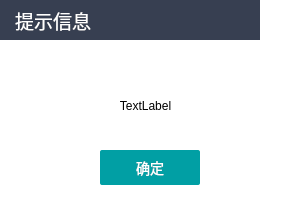
<?xml version="1.0" encoding="UTF-8"?>
<ui version="4.0">
 <class>miniMessageDialog</class>
 <widget class="QDialog" name="miniMessageDialog">
  <property name="geometry">
   <rect>
    <x>0</x>
    <y>0</y>
    <width>300</width>
    <height>200</height>
   </rect>
  </property>
  <property name="windowTitle">
   <string>Dialog</string>
  </property>
  <property name="styleSheet">
   <string notr="true">background-color: rgb(255, 255, 255);</string>
  </property>
  <widget class="QWidget" name="widget" native="true">
   <property name="geometry">
    <rect>
     <x>0</x>
     <y>0</y>
     <width>300</width>
     <height>40</height>
    </rect>
   </property>
   <property name="minimumSize">
    <size>
     <width>300</width>
     <height>40</height>
    </size>
   </property>
   <property name="styleSheet">
    <string notr="true">QWidget#widget{
	background-color: rgb(55, 63, 81);
}</string>
   </property>
   <widget class="QLabel" name="lab_title">
    <property name="geometry">
     <rect>
      <x>15</x>
      <y>8</y>
      <width>76</width>
      <height>25</height>
     </rect>
    </property>
    <property name="styleSheet">
     <string notr="true">font: 75 14pt;
background-color: rgb(55, 63, 81);
color: rgb(255, 255, 255);</string>
    </property>
    <property name="text">
     <string>提示信息</string>
    </property>
   </widget>
   <widget class="QPushButton" name="btn_close">
    <property name="geometry">
     <rect>
      <x>260</x>
      <y>0</y>
      <width>40</width>
      <height>40</height>
     </rect>
    </property>
    <property name="focusPolicy">
     <enum>Qt::StrongFocus</enum>
    </property>
    <property name="styleSheet">
     <string notr="true">QToolTip{border:1px solid rgb(118, 118, 118); background-color: #ffffff; color:#484848; font-size:12px;}
QPushButton:hover{border: no;
background-image:url(:/images/btnClose_mini.png);}
QPushButton{border: no;
background-image: url(:/images/btnClose_mini_norm.png);}</string>
    </property>
    <property name="text">
     <string/>
    </property>
   </widget>
  </widget>
  <widget class="QPushButton" name="btn_determine">
   <property name="geometry">
    <rect>
     <x>100</x>
     <y>150</y>
     <width>100</width>
     <height>35</height>
    </rect>
   </property>
   <property name="sizePolicy">
    <sizepolicy hsizetype="Fixed" vsizetype="Fixed">
     <horstretch>0</horstretch>
     <verstretch>0</verstretch>
    </sizepolicy>
   </property>
   <property name="minimumSize">
    <size>
     <width>100</width>
     <height>35</height>
    </size>
   </property>
   <property name="styleSheet">
    <string notr="true">QPushButton{ font: bold large 'SourceHanSansK-Regular';font-size:14px;
                                border: 0px solid;
                                background-color:rgb(1, 159, 164);
                                color:rgba(255, 255, 255,1);
                                border-radius: 2px;
                                }
                                QPushButton:disabled{
                                background-color:#DCDCDC;
                                border-radius:2px;
                                color:#FFFFFF;    
                                }
                                QPushButton:hover{
                                border: 0px solid;
                                background-color:rgba(88, 164, 176,1);
                                color:rgba(255, 255, 255,1);
                                border-radius:2px;
                                opacity:0.2;
                                }
                                QPushButton:pressed{
                                background-color:rgba(58, 108, 116,1);
                                color:rgba(255, 255, 255,1);
                                border-radius:2px;
                                }</string>
   </property>
   <property name="text">
    <string>确定</string>
   </property>
  </widget>
  <widget class="QLabel" name="label">
   <property name="geometry">
    <rect>
     <x>10</x>
     <y>90</y>
     <width>271</width>
     <height>31</height>
    </rect>
   </property>
   <property name="styleSheet">
    <string notr="true">background-color: rgb(255, 255, 255);
color: rgb(0, 0, 0);
font: 12pt &quot;黑体&quot;;
border-width:0;
border-style:outset;</string>
   </property>
   <property name="text">
    <string>TextLabel</string>
   </property>
   <property name="alignment">
    <set>Qt::AlignCenter</set>
   </property>
  </widget>
 </widget>
 <resources/>
 <connections/>
</ui>
